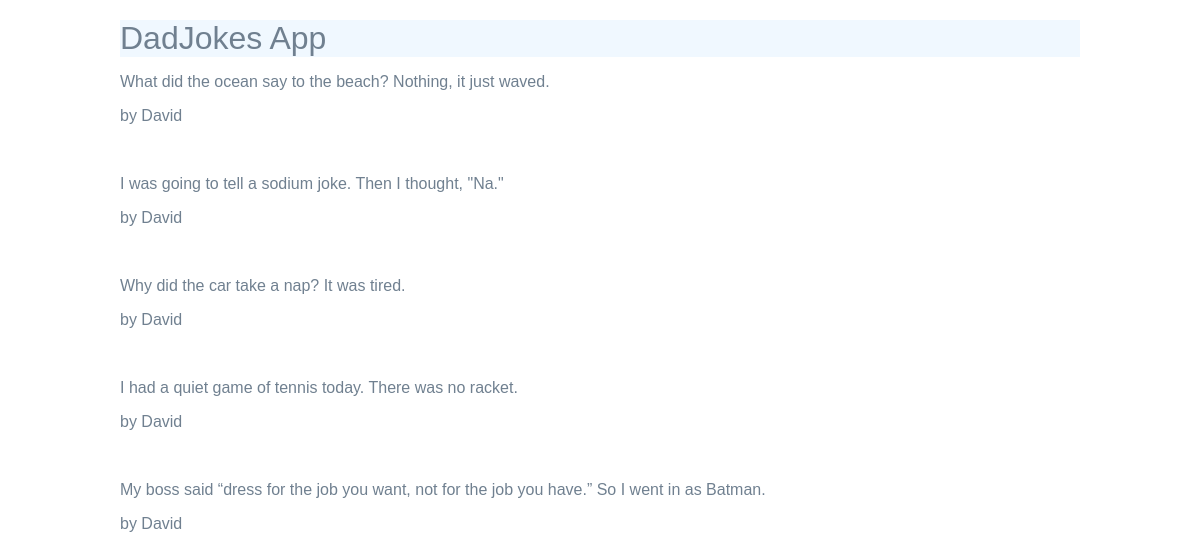
Before: /dadjokes/jokes with the older database file.
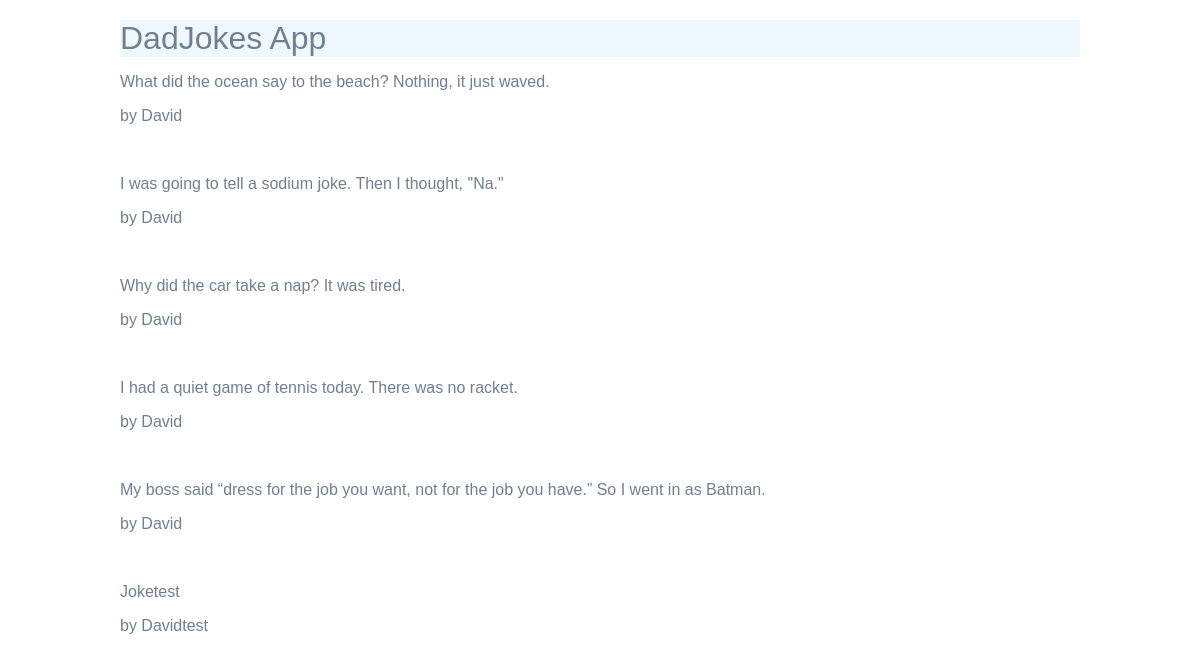
After: the same page with the newer database file.
### cs412/dadjokes/models.py (models this page shows)
class Joke(models.Model):
    text = models.TextField()
    name = models.TextField()
    timestamp = models.DateTimeField(auto_now = True)

### cs412/dadjokes/views.py (the view)
# urls.py: path('jokes', AllJokeView.as_view(), name = "alljokes.html"),
class AllJokeView(ListView):
    model = Joke
    template_name = "dadjokes/alljokes.html"
    context_object_name = "jokes"

### cs412/dadjokes/templates/dadjokes/alljokes.html
{%extends 'dadjokes/base.html' %}
{%block content%}
<main class = "grid-container">
    {%for joke in jokes%}
    <article>
        <div>
            <p>{{joke.text}}</p>
            <p>by {{joke.name}}</p><br>
        </div>
    </article>
    {%endfor%}
</main>
{%endblock%}

### cs412/dadjokes/templates/dadjokes/base.html
{%load static%}
<html>
    <head>
        <h1>DadJokes App</h1>
        <link rel = "stylesheet" href = "{%static 'styles.css'%}">
    </head>
    {%block content%}
    {%endblock%}

### static/styles.css (style rules this page uses)
h1,h2,h3,h4,h5 { font-weight: normal; background:aliceblue; margin: 0; }

Changed rows visible on the page:
added Joke: text "Joketest", name "Davidtest"
